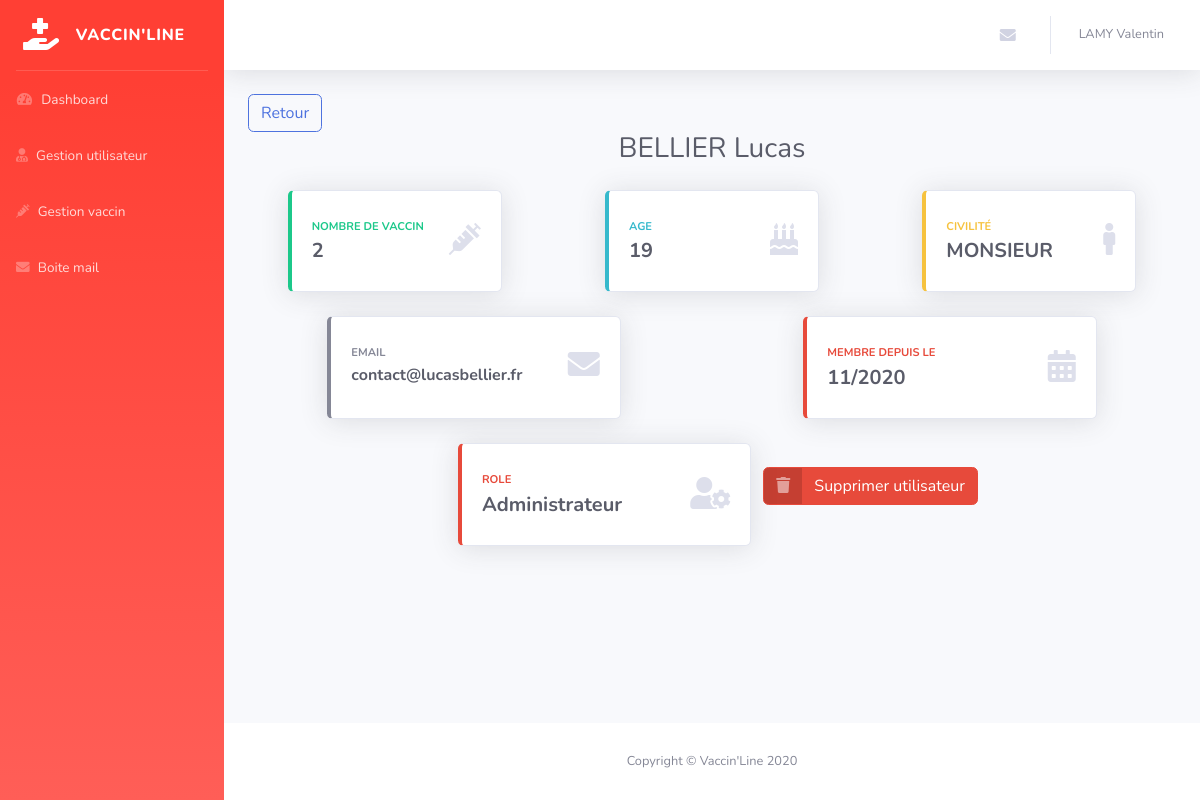
The app's page /admin/single-user.php?id=26 (signed in) with its own data.
### tables this page shows
CREATE TABLE `vl_users` (
  `id` int(11) NOT NULL,
  `nom` varchar(150) NOT NULL,
  `prenom` varchar(150) NOT NULL,
  `password` varchar(255) NOT NULL,
  `email` varchar(120) NOT NULL,
  `status` int(11) NOT NULL DEFAULT 1,
  `token` varchar(255) DEFAULT NULL,
  `token_at` datetime DEFAULT NULL,
  `date_naissance` varchar(10) NOT NULL,
  `created_at` datetime NOT NULL,
  `civilite` varchar(100) NOT NULL,
  `role` varchar(10) NOT NULL,
  `age` int(3) NOT NULL
);

### inc/function.php (called while the page is built, shortened)
<?php
function timeToMY($englishTime)
{
  return date('m/Y', strtotime($englishTime));
}

### admin/single-user.php (the view, shortened to what this page needs)
<?php
include('../inc/pdo.php');
include('../inc/function.php');
if (!empty($_GET['id']) && is_numeric($_GET['id'])) {
  $id = $_GET['id'];
  $sql = "SELECT * FROM vl_users WHERE id = :id";
  $query = $pdo->prepare($sql);
  $query -> bindValue(':id', $id, PDO::PARAM_INT);
  $query->execute();
  $user = $query->fetch();
  $sql = "SELECT * FROM vl_user_vaccin WHERE id_user = :id";
  $query = $pdo->prepare($sql);
  $query -> bindValue(':id', $id, PDO::PARAM_INT);
  $query->execute();
  $userVaccin = $query->fetchAll();
}
$title = mb_strtoupper($user['nom']) . ' ' . ucfirst($user['prenom']);
include('inc/header-back.php');
 ?>
    <div class="container-fluid">
        <a href="manage-user.php" class="btn btn-outline-primary">Retour</a>
        <h1 class="text-center h3 mb-4 text-gray-800"><?php echo $title; ?></h1>
        <div class="row justify-content-around">
          <div class="col-xl-3 col-md-6 mb-4">
              <div class="card border-left-success shadow h-100 py-2">
                  <div class="card-body">
                      <div class="row no-gutters align-items-center">
                          <div class="col mr-2">
                              <div class="text-xs font-weight-bold text-success text-uppercase mb-1">
                                  Nombre de vaccin</div>
                              <div class="h5 mb-0 font-weight-bold text-gray-800"><?php echo count($userVaccin); ?></div>
                          </div>
                          <div class="col-auto">
                              <i class="fas fa-syringe fa-2x text-gray-300"></i>
                          </div>
                      </div>
                  </div>
              </div>
          </div>
          <div class="col-xl-3 col-md-6 mb-4">
              <div class="card border-left-info shadow h-100 py-2">
                  <div class="card-body">
                      <div class="row no-gutters align-items-center">
                          <div class="col mr-2">
                              <div class="text-xs font-weight-bold text-info text-uppercase mb-1">
                                  Age</div>
                              <div class="h5 mb-0 font-weight-bold text-gray-800"><?php echo $user['age'] ?></div>
                          </div>
                          <div class="col-auto">
                              <i class="fas fa-birthday-cake fa-2x text-gray-300"></i>
                          </div>
                      </div>
                  </div>
              </div>
          </div>
          <div class="col-xl-3 col-md-6 mb-4">
              <div class="card border-left-warning shadow h-100 py-2">
                  <div class="card-body">
                      <div class="row no-gutters align-items-center">
                          <div class="col mr-2">
                              <div class="text-xs font-weight-bold text-warning text-uppercase mb-1">
                                  Civilité</div>
                              <div class="h5 mb-0 font-weight-bold text-gray-800"><?php echo mb_strtoupper($user['civilite']) ?></div>
                          </div>
                          <div class="col-auto">
                            <?php if ($user['civilite'] == 'monsieur') {?>
                              <i class="fas fa-male fa-2x text-gray-300"></i>
                          <?php  } elseif ($user['civilite'] == 'madame') {?>
                            <i class="fas fa-female fa-2x text-gray-300"></i>
                        <?php  } ?>
                          </div>
                      </div>
                  </div>
              </div>
          </div>
        </div>
        <div class="row justify-content-around">
          <div class="col-xl-4 col-md-6 mb-4">
              <div class="card border-left-secondary shadow h-100 py-2">
                  <div class="card-body">
                      <div class="row no-gutters align-items-center">
                          <div class="col mr-2">
                              <div class="text-xs font-weight-bold text-secondary text-uppercase mb-1">
                                  email</div>
                              <div class="h6 mb-0 font-weight-bold text-gray-800"><?php echo $user['email']; ?></div>
                          </div>
                          <div class="col-auto">
                              <i class="fas fa-envelope fa-2x text-gray-300"></i>
                          </div>
                      </div>
                  </div>
              </div>
          </div>
          <div class="col-xl-4 col-md-6 mb-4">
              <div class="card border-left-danger shadow h-100 py-2">
                  <div class="card-body">
                      <div class="row no-gutters align-items-center">
                          <div class="col mr-2">
                              <div class="text-xs font-weight-bold text-danger text-uppercase mb-1">
                                  membre depuis le</div>
                              <div class="h5 mb-0 font-weight-bold text-gray-800"><?php echo timeToMY($user['created_at']) ?></div>
                          </div>
                          <div class="col-auto">
                              <i class="fas fa-calendar-alt fa-2x text-gray-300"></i>
                          </div>
                      </div>
                  </div>
              </div>
          </div>
        </div>
        <div class="row justify-content-center">
          <div class="col-xl-4 col-md-6 mb-4">
              <div class="card border-left-<?php if($user['role'] == 'role_admin'){ echo 'danger'; } else {echo 'primary';} ?> shadow h-100 py-2">
                  <div class="card-body">
                      <div class="row no-gutters align-items-center">
                          <div class="col mr-2">
                              <div class="text-xs font-weight-bold text-<?php if($user['role'] == 'role_admin'){ echo 'danger'; } else {echo 'primary';} ?> text-uppercase mb-1">
                                  Role</div>
                              <div class="h5 mb-0 font-weight-bold text-gray-800"><?php if($user['role'] == 'role_admin'){ echo 'Administrateur'; } else {echo 'Utilisateur';} ?></div>
                          </div>
                          <div class="col-auto">
                              <i class="fas fa-<?php if($user['role'] == 'role_admin'){ echo 'user-cog'; } else {echo 'user';} ?> fa-2x text-gray-300"></i>
                          </div>
                      </div>
                  </div>
              </div>
          </div>
          <div class="mt-4">
            <a href="#" data-href="#" data-toggle="modal" data-target="#confirm-delete"  class="btn btn-danger btn-icon-split">
              <span class="icon text-white-50">
                <i class="fas fa-trash"></i>
              </span>
              <span class="text">Supprimer utilisateur</span>
            </a>
          </div>
        </div>
    </div>
<?php
include('inc/footer-back.php');

### records on screen
vl_users: title "BELLIER Lucas", age "19", civilite "MONSIEUR", email "contact@lucasbellier.fr", created_at "11/2020"

### other values on screen
mb_strtoupper($_SESSION['user']['nom']) "LAMY"
$_SESSION['user']['prenom'] "Valentin"
count($userVaccin) "2"
